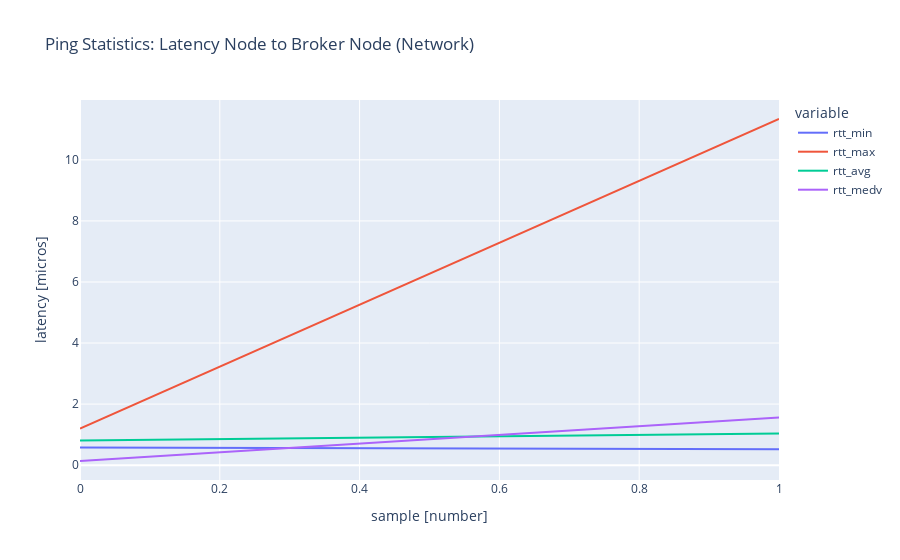

Notebook code cell kept with this figure:
### Markdown cell above
## Ping Statistics: Latency Node to Broker Node (Network)

### Code cell
if run.run_meta.getRuncSpecMonitorPingIsIncluded():
    import plotly.express as px
    df_ping = run_analytics.export_ping_series_as_columns_dataframe()
    fig_line = px.line(df_ping,
                        title="Ping Statistics: Latency Node to Broker Node (Network)",
                        labels={"value":"latency [micros]", "index":"sample [number]"})
    fig_line.show()    
else: 
    print("Ping Statistics: not included")

### Figure 1 — Plotly figure (JSON) as saved in the notebook; plotly's stock layout.template omitted (floating-point values rounded to 4 significant figures)
{"data": [{"hovertemplate": "variable=rtt_min<br>sample [number]=%{x}<br>latency [micros]=%{y}<extra></extra>", "legendgroup": "rtt_min", "line": {"color": "#636efa", "dash": "solid"}, "mode": "lines", "name": "rtt_min", "orientation": "v", "showlegend": true, "type": "scatter", "x": [0, 1], "xaxis": "x", "y": [0.575, 0.521], "yaxis": "y"}, {"hovertemplate": "variable=rtt_max<br>sample [number]=%{x}<br>latency [micros]=%{y}<extra></extra>", "legendgroup": "rtt_max", "line": {"color": "#EF553B", "dash": "solid"}, "mode": "lines", "name": "rtt_max", "orientation": "v", "showlegend": true, "type": "scatter", "x": [0, 1], "xaxis": "x", "y": [1.2, 11.34], "yaxis": "y"}, {"hovertemplate": "variable=rtt_avg<br>sample [number]=%{x}<br>latency [micros]=%{y}<extra></extra>", "legendgroup": "rtt_avg", "line": {"color": "#00cc96", "dash": "solid"}, "mode": "lines", "name": "rtt_avg", "orientation": "v", "showlegend": true, "type": "scatter", "x": [0, 1], "xaxis": "x", "y": [0.811, 1.033], "yaxis": "y"}, {"hovertemplate": "variable=rtt_medv<br>sample [number]=%{x}<br>latency [micros]=%{y}<extra></extra>", "legendgroup": "rtt_medv", "line": {"color": "#ab63fa", "dash": "solid"}, "mode": "lines", "name": "rtt_medv", "orientation": "v", "showlegend": true, "type": "scatter", "x": [0, 1], "xaxis": "x", "y": [0.136, 1.563], "yaxis": "y"}], "layout": {"legend": {"title": {"text": "variable"}, "tracegroupgap": 0}, "title": {"text": "Ping Statistics: Latency Node to Broker Node (Network)"}, "xaxis": {"anchor": "y", "domain": [0, 1], "title": {"text": "sample [number]"}}, "yaxis": {"anchor": "x", "domain": [0, 1], "title": {"text": "latency [micros]"}}}}
